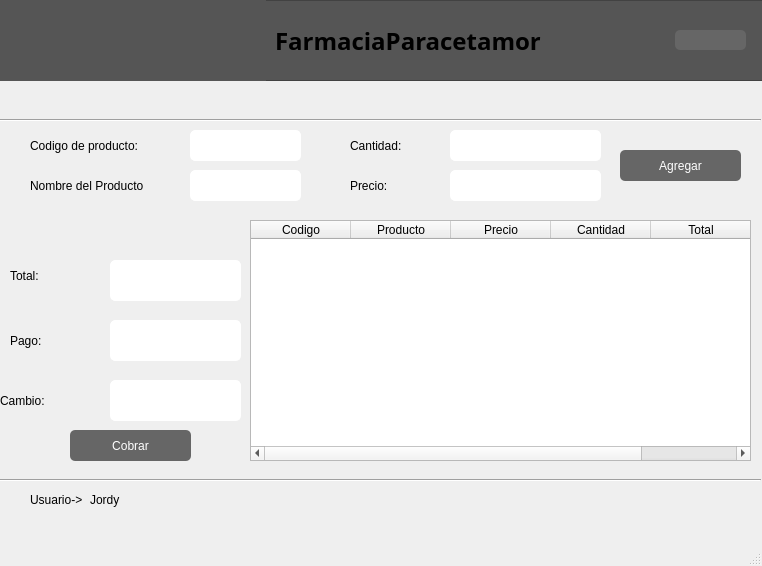
<?xml version="1.0" encoding="UTF-8"?>
<ui version="4.0">
 <class>ventanaVentas</class>
 <widget class="QMainWindow" name="ventanaVentas">
  <property name="geometry">
   <rect>
    <x>0</x>
    <y>0</y>
    <width>762</width>
    <height>566</height>
   </rect>
  </property>
  <property name="cursor">
   <cursorShape>ArrowCursor</cursorShape>
  </property>
  <property name="windowTitle">
   <string>Ventas</string>
  </property>
  <widget class="QWidget" name="centralwidget">
   <widget class="QLineEdit" name="txt_clave_producto">
    <property name="geometry">
     <rect>
      <x>190</x>
      <y>130</y>
      <width>111</width>
      <height>31</height>
     </rect>
    </property>
    <property name="styleSheet">
     <string notr="true">color: black;
font: 75 10pt &quot;Arial&quot;;
border: 1px solid white;
border-radius: 5px;
background-color: white;</string>
    </property>
    <property name="text">
     <string/>
    </property>
   </widget>
   <widget class="QFrame" name="frame_content">
    <property name="geometry">
     <rect>
      <x>-5</x>
      <y>0</y>
      <width>771</width>
      <height>81</height>
     </rect>
    </property>
    <property name="styleSheet">
     <string notr="true">QObject{
	background-color: #555;
}</string>
    </property>
    <property name="frameShape">
     <enum>QFrame::StyledPanel</enum>
    </property>
    <property name="frameShadow">
     <enum>QFrame::Raised</enum>
    </property>
    <widget class="QLabel" name="lbl_logo">
     <property name="geometry">
      <rect>
       <x>0</x>
       <y>-50</y>
       <width>271</width>
       <height>151</height>
      </rect>
     </property>
     <property name="text">
      <string/>
     </property>
     <property name="pixmap">
      <pixmap>../../../Downloads/rocky-linux-icon.png</pixmap>
     </property>
    </widget>
    <widget class="QLabel" name="lbl_titulo">
     <property name="geometry">
      <rect>
       <x>280</x>
       <y>20</y>
       <width>311</width>
       <height>41</height>
      </rect>
     </property>
     <property name="font">
      <font>
       <family>Arial Black</family>
       <pointsize>18</pointsize>
       <weight>99</weight>
       <italic>false</italic>
       <bold>true</bold>
      </font>
     </property>
     <property name="styleSheet">
      <string notr="true">QObject{
	font: 900 18pt &quot;Arial Black&quot;;
}</string>
     </property>
     <property name="text">
      <string>FarmaciaParacetamor</string>
     </property>
    </widget>
    <widget class="QPushButton" name="btn_back">
     <property name="geometry">
      <rect>
       <x>680</x>
       <y>30</y>
       <width>71</width>
       <height>20</height>
      </rect>
     </property>
     <property name="cursor">
      <cursorShape>PointingHandCursor</cursorShape>
     </property>
     <property name="styleSheet">
      <string notr="true">QObject{
	color:White;
	background-color: #666;
	border-radius: 5px;
}
QObject:hover{
	background-color: #222;
}</string>
     </property>
     <property name="text">
      <string/>
     </property>
     <property name="icon">
      <iconset>
       <normaloff>../../../Downloads/productos.png</normaloff>../../../Downloads/productos.png</iconset>
     </property>
    </widget>
   </widget>
   <widget class="QTableWidget" name="tableWidget_ventas">
    <property name="geometry">
     <rect>
      <x>250</x>
      <y>220</y>
      <width>501</width>
      <height>241</height>
     </rect>
    </property>
    <column>
     <property name="text">
      <string>Codigo</string>
     </property>
    </column>
    <column>
     <property name="text">
      <string>Producto</string>
     </property>
    </column>
    <column>
     <property name="text">
      <string>Precio</string>
     </property>
    </column>
    <column>
     <property name="text">
      <string>Cantidad</string>
     </property>
    </column>
    <column>
     <property name="text">
      <string>Total</string>
     </property>
    </column>
   </widget>
   <widget class="QLabel" name="lbl_clave_producto">
    <property name="geometry">
     <rect>
      <x>30</x>
      <y>130</y>
      <width>121</width>
      <height>31</height>
     </rect>
    </property>
    <property name="styleSheet">
     <string notr="true">font: 10pt &quot;Arial&quot;;</string>
    </property>
    <property name="text">
     <string>Codigo de producto:</string>
    </property>
   </widget>
   <widget class="QLabel" name="lbl_cantidad">
    <property name="geometry">
     <rect>
      <x>350</x>
      <y>130</y>
      <width>61</width>
      <height>31</height>
     </rect>
    </property>
    <property name="styleSheet">
     <string notr="true">font: 10pt &quot;Arial&quot;;</string>
    </property>
    <property name="text">
     <string>Cantidad:</string>
    </property>
   </widget>
   <widget class="QLineEdit" name="txt_cantidad">
    <property name="geometry">
     <rect>
      <x>450</x>
      <y>130</y>
      <width>151</width>
      <height>31</height>
     </rect>
    </property>
    <property name="styleSheet">
     <string notr="true">color: black;
font: 75 10pt &quot;Arial&quot;;
border: 1px solid white;
border-radius: 5px;
background-color: white;</string>
    </property>
   </widget>
   <widget class="QLabel" name="lbl_usuario">
    <property name="geometry">
     <rect>
      <x>30</x>
      <y>490</y>
      <width>61</width>
      <height>20</height>
     </rect>
    </property>
    <property name="styleSheet">
     <string notr="true">font: 10pt &quot;Arial&quot;;</string>
    </property>
    <property name="text">
     <string>Usuario-&gt;</string>
    </property>
   </widget>
   <widget class="QLabel" name="lbl_mostrarUsuario">
    <property name="geometry">
     <rect>
      <x>90</x>
      <y>490</y>
      <width>61</width>
      <height>20</height>
     </rect>
    </property>
    <property name="styleSheet">
     <string notr="true">font: 10pt &quot;Arial&quot;;</string>
    </property>
    <property name="text">
     <string>Jordy</string>
    </property>
   </widget>
   <widget class="QLabel" name="lbl_hora">
    <property name="geometry">
     <rect>
      <x>660</x>
      <y>490</y>
      <width>91</width>
      <height>20</height>
     </rect>
    </property>
    <property name="styleSheet">
     <string notr="true">font: 10pt &quot;Arial&quot;;</string>
    </property>
    <property name="text">
     <string/>
    </property>
   </widget>
   <widget class="QLabel" name="lbl_fecha">
    <property name="geometry">
     <rect>
      <x>660</x>
      <y>90</y>
      <width>91</width>
      <height>20</height>
     </rect>
    </property>
    <property name="styleSheet">
     <string notr="true">font: 10pt &quot;Arial&quot;;</string>
    </property>
    <property name="text">
     <string/>
    </property>
   </widget>
   <widget class="QLabel" name="lbl_total">
    <property name="geometry">
     <rect>
      <x>10</x>
      <y>250</y>
      <width>71</width>
      <height>51</height>
     </rect>
    </property>
    <property name="styleSheet">
     <string notr="true">font: 20pt &quot;Arial&quot;;</string>
    </property>
    <property name="text">
     <string>Total:</string>
    </property>
   </widget>
   <widget class="QLineEdit" name="txt_total">
    <property name="geometry">
     <rect>
      <x>110</x>
      <y>260</y>
      <width>131</width>
      <height>41</height>
     </rect>
    </property>
    <property name="styleSheet">
     <string notr="true">color: black;
font: 75 10pt &quot;Arial&quot;;
border: 1px solid white;
border-radius: 5px;
background-color: white;</string>
    </property>
   </widget>
   <widget class="QLabel" name="lbl_pago">
    <property name="geometry">
     <rect>
      <x>10</x>
      <y>320</y>
      <width>81</width>
      <height>41</height>
     </rect>
    </property>
    <property name="styleSheet">
     <string notr="true">font: 20pt &quot;Arial&quot;;</string>
    </property>
    <property name="text">
     <string>Pago:</string>
    </property>
   </widget>
   <widget class="QLineEdit" name="txt_pago">
    <property name="geometry">
     <rect>
      <x>110</x>
      <y>320</y>
      <width>131</width>
      <height>41</height>
     </rect>
    </property>
    <property name="styleSheet">
     <string notr="true">color: black;
font: 75 10pt &quot;Arial&quot;;
border: 1px solid white;
border-radius: 5px;
background-color: white;</string>
    </property>
   </widget>
   <widget class="QLineEdit" name="txt_cambio">
    <property name="geometry">
     <rect>
      <x>110</x>
      <y>380</y>
      <width>131</width>
      <height>41</height>
     </rect>
    </property>
    <property name="styleSheet">
     <string notr="true">color: black;
font: 75 10pt &quot;Arial&quot;;
border: 1px solid white;
border-radius: 5px;
background-color: white;</string>
    </property>
    <property name="text">
     <string/>
    </property>
   </widget>
   <widget class="QLabel" name="lbl_cambio">
    <property name="geometry">
     <rect>
      <x>0</x>
      <y>380</y>
      <width>101</width>
      <height>41</height>
     </rect>
    </property>
    <property name="styleSheet">
     <string notr="true">font: 20pt &quot;Arial&quot;;</string>
    </property>
    <property name="text">
     <string>Cambio:</string>
    </property>
   </widget>
   <widget class="QPushButton" name="btn_agregar_producto">
    <property name="geometry">
     <rect>
      <x>620</x>
      <y>150</y>
      <width>121</width>
      <height>31</height>
     </rect>
    </property>
    <property name="cursor">
     <cursorShape>PointingHandCursor</cursorShape>
    </property>
    <property name="styleSheet">
     <string notr="true">QObject{
	color:White;
	background-color: #666;
	border-radius: 5px;
}
QObject:hover{
	background-color: #222;
}</string>
    </property>
    <property name="text">
     <string>Agregar</string>
    </property>
   </widget>
   <widget class="Line" name="line">
    <property name="geometry">
     <rect>
      <x>0</x>
      <y>470</y>
      <width>761</width>
      <height>20</height>
     </rect>
    </property>
    <property name="orientation">
     <enum>Qt::Horizontal</enum>
    </property>
   </widget>
   <widget class="Line" name="line_2">
    <property name="geometry">
     <rect>
      <x>0</x>
      <y>110</y>
      <width>761</width>
      <height>20</height>
     </rect>
    </property>
    <property name="orientation">
     <enum>Qt::Horizontal</enum>
    </property>
   </widget>
   <widget class="QLineEdit" name="txt_precio">
    <property name="geometry">
     <rect>
      <x>450</x>
      <y>170</y>
      <width>151</width>
      <height>31</height>
     </rect>
    </property>
    <property name="styleSheet">
     <string notr="true">color: black;
font: 75 10pt &quot;Arial&quot;;
border: 1px solid white;
border-radius: 5px;
background-color: white;</string>
    </property>
    <property name="text">
     <string/>
    </property>
   </widget>
   <widget class="QLabel" name="lbl_precio">
    <property name="geometry">
     <rect>
      <x>350</x>
      <y>170</y>
      <width>51</width>
      <height>31</height>
     </rect>
    </property>
    <property name="styleSheet">
     <string notr="true">font: 10pt &quot;Arial&quot;;</string>
    </property>
    <property name="text">
     <string>Precio:</string>
    </property>
   </widget>
   <widget class="QLineEdit" name="txt_nombre_producto">
    <property name="geometry">
     <rect>
      <x>190</x>
      <y>170</y>
      <width>111</width>
      <height>31</height>
     </rect>
    </property>
    <property name="styleSheet">
     <string notr="true">color: black;
font: 75 10pt &quot;Arial&quot;;
border: 1px solid white;
border-radius: 5px;
background-color: white;</string>
    </property>
    <property name="text">
     <string/>
    </property>
   </widget>
   <widget class="QLabel" name="lbl_nombre_producto">
    <property name="geometry">
     <rect>
      <x>30</x>
      <y>170</y>
      <width>121</width>
      <height>31</height>
     </rect>
    </property>
    <property name="styleSheet">
     <string notr="true">font: 10pt &quot;Arial&quot;;</string>
    </property>
    <property name="text">
     <string>Nombre del Producto</string>
    </property>
   </widget>
   <widget class="QPushButton" name="btn_cobrar">
    <property name="geometry">
     <rect>
      <x>70</x>
      <y>430</y>
      <width>121</width>
      <height>31</height>
     </rect>
    </property>
    <property name="cursor">
     <cursorShape>PointingHandCursor</cursorShape>
    </property>
    <property name="styleSheet">
     <string notr="true">QObject{
	color:White;
	background-color: #666;
	border-radius: 5px;
}
QObject:hover{
	background-color: #222;
}</string>
    </property>
    <property name="text">
     <string>Cobrar</string>
    </property>
   </widget>
  </widget>
  <widget class="QMenuBar" name="menubar">
   <property name="geometry">
    <rect>
     <x>0</x>
     <y>0</y>
     <width>762</width>
     <height>21</height>
    </rect>
   </property>
  </widget>
  <widget class="QStatusBar" name="statusbar"/>
 </widget>
 <resources/>
 <connections/>
</ui>
